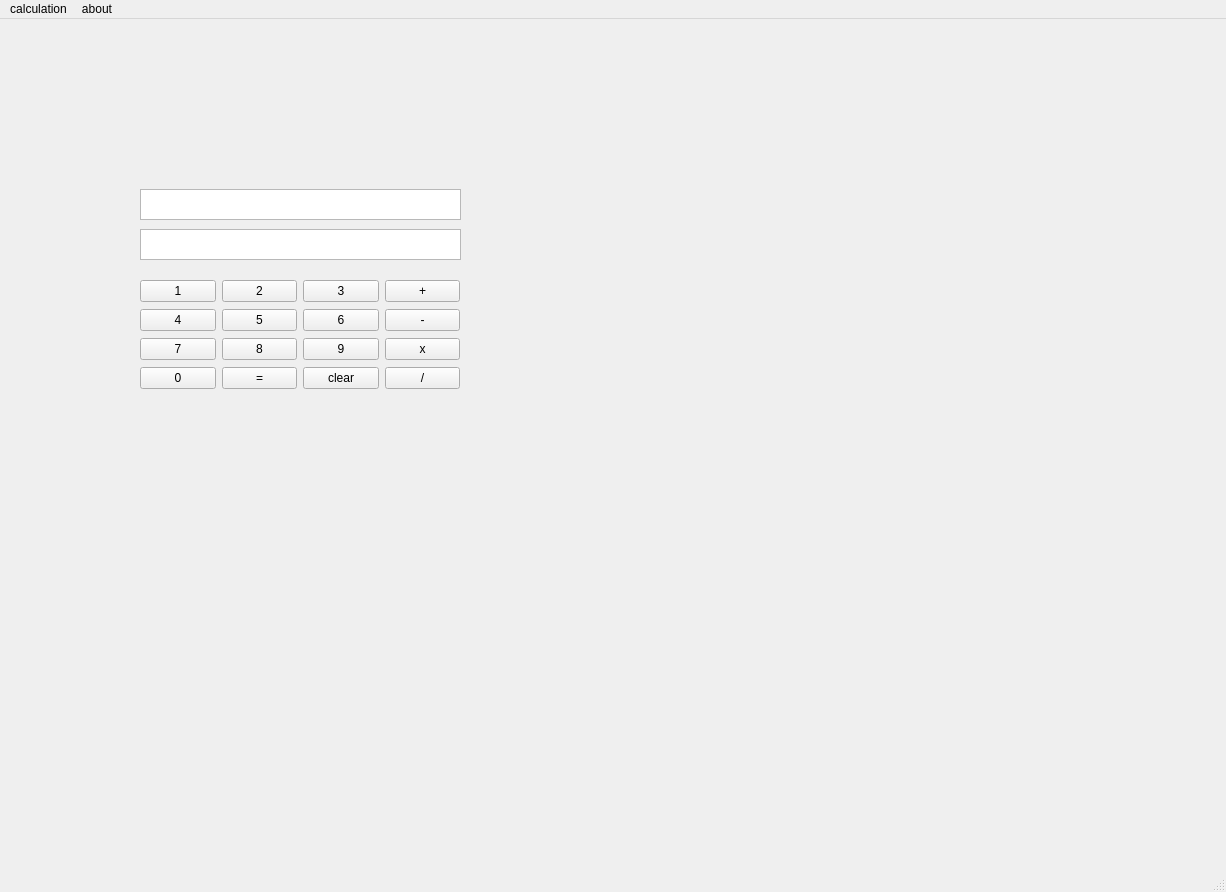
<?xml version="1.0" encoding="UTF-8"?>
<ui version="4.0">
 <class>MainWindow</class>
 <widget class="QMainWindow" name="MainWindow">
  <property name="geometry">
   <rect>
    <x>0</x>
    <y>0</y>
    <width>1226</width>
    <height>892</height>
   </rect>
  </property>
  <property name="windowTitle">
   <string>MainWindow</string>
  </property>
  <widget class="QWidget" name="centralwidget">
   <widget class="QTextBrowser" name="textBrowser_equation">
    <property name="geometry">
     <rect>
      <x>140</x>
      <y>170</y>
      <width>321</width>
      <height>31</height>
     </rect>
    </property>
   </widget>
   <widget class="QTextBrowser" name="textBrowser_result">
    <property name="geometry">
     <rect>
      <x>140</x>
      <y>210</y>
      <width>321</width>
      <height>31</height>
     </rect>
    </property>
    <property name="html">
     <string>&lt;!DOCTYPE HTML PUBLIC &quot;-//W3C//DTD HTML 4.0//EN&quot; &quot;http://www.w3.org/TR/REC-html40/strict.dtd&quot;&gt;
&lt;html&gt;&lt;head&gt;&lt;meta name=&quot;qrichtext&quot; content=&quot;1&quot; /&gt;&lt;style type=&quot;text/css&quot;&gt;
p, li { white-space: pre-wrap; }
&lt;/style&gt;&lt;/head&gt;&lt;body style=&quot; font-family:'SimSun'; font-size:9pt; font-weight:400; font-style:normal;&quot;&gt;
&lt;p align=&quot;right&quot; style=&quot;-qt-paragraph-type:empty; margin-top:0px; margin-bottom:0px; margin-left:0px; margin-right:0px; -qt-block-indent:0; text-indent:0px;&quot;&gt;&lt;br /&gt;&lt;/p&gt;&lt;/body&gt;&lt;/html&gt;</string>
    </property>
   </widget>
   <widget class="QWidget" name="layoutWidget">
    <property name="geometry">
     <rect>
      <x>140</x>
      <y>260</y>
      <width>320</width>
      <height>112</height>
     </rect>
    </property>
    <layout class="QGridLayout" name="gridLayout">
     <item row="0" column="0">
      <widget class="QPushButton" name="pushButton">
       <property name="text">
        <string>1</string>
       </property>
      </widget>
     </item>
     <item row="0" column="1">
      <widget class="QPushButton" name="pushButton_2">
       <property name="text">
        <string>2</string>
       </property>
      </widget>
     </item>
     <item row="0" column="2">
      <widget class="QPushButton" name="pushButton_3">
       <property name="text">
        <string>3</string>
       </property>
      </widget>
     </item>
     <item row="0" column="3">
      <widget class="QPushButton" name="pushButton_plus">
       <property name="text">
        <string>+</string>
       </property>
      </widget>
     </item>
     <item row="1" column="0">
      <widget class="QPushButton" name="pushButton_4">
       <property name="text">
        <string>4</string>
       </property>
      </widget>
     </item>
     <item row="1" column="1">
      <widget class="QPushButton" name="pushButton_5">
       <property name="text">
        <string>5</string>
       </property>
      </widget>
     </item>
     <item row="1" column="2">
      <widget class="QPushButton" name="pushButton_6">
       <property name="text">
        <string>6</string>
       </property>
      </widget>
     </item>
     <item row="1" column="3">
      <widget class="QPushButton" name="pushButton_minus">
       <property name="text">
        <string>-</string>
       </property>
      </widget>
     </item>
     <item row="2" column="0">
      <widget class="QPushButton" name="pushButton_7">
       <property name="text">
        <string>7</string>
       </property>
      </widget>
     </item>
     <item row="2" column="1">
      <widget class="QPushButton" name="pushButton_8">
       <property name="text">
        <string>8</string>
       </property>
      </widget>
     </item>
     <item row="2" column="2">
      <widget class="QPushButton" name="pushButton_9">
       <property name="text">
        <string>9</string>
       </property>
      </widget>
     </item>
     <item row="2" column="3">
      <widget class="QPushButton" name="pushButton_multiply">
       <property name="text">
        <string>x</string>
       </property>
      </widget>
     </item>
     <item row="3" column="0">
      <widget class="QPushButton" name="pushButton_0">
       <property name="text">
        <string>0</string>
       </property>
      </widget>
     </item>
     <item row="3" column="1">
      <widget class="QPushButton" name="pushButton_equal">
       <property name="text">
        <string>=</string>
       </property>
      </widget>
     </item>
     <item row="3" column="2">
      <widget class="QPushButton" name="pushButton_back">
       <property name="text">
        <string>clear</string>
       </property>
      </widget>
     </item>
     <item row="3" column="3">
      <widget class="QPushButton" name="pushButton_divide">
       <property name="text">
        <string>/</string>
       </property>
      </widget>
     </item>
    </layout>
   </widget>
  </widget>
  <widget class="QMenuBar" name="menubar">
   <property name="geometry">
    <rect>
     <x>0</x>
     <y>0</y>
     <width>1226</width>
     <height>23</height>
    </rect>
   </property>
   <widget class="QMenu" name="menu">
    <property name="title">
     <string>calculation</string>
    </property>
   </widget>
   <widget class="QMenu" name="menuabout">
    <property name="title">
     <string>about</string>
    </property>
   </widget>
   <addaction name="menu"/>
   <addaction name="menuabout"/>
  </widget>
  <widget class="QStatusBar" name="statusbar"/>
 </widget>
 <resources/>
 <connections/>
</ui>
